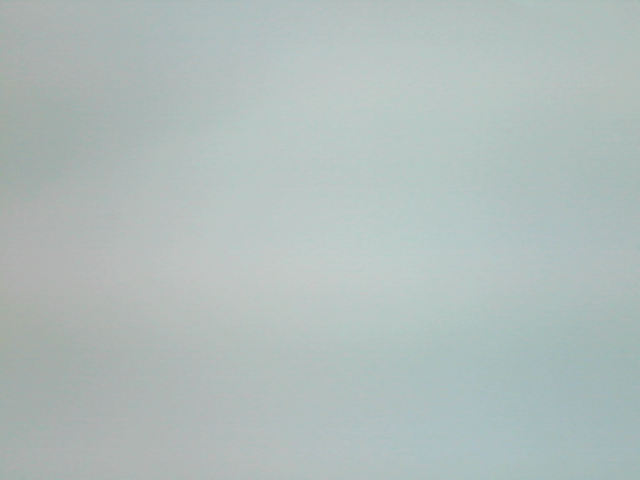
#> input picture versuch 2/weiss/Weiss (0).png, 640 x 480 px; its folder holds only this picture in this run; the run also reads 1 picture not shown here
$ jupyter execute --allow-errors verarbeitung.ipynb
#> lines starting #> are read from the running program, lines starting #| are printed output that depends on the picture
[cell 1]
import cv2
import matplotlib.pyplot as plt
import numpy as np
import glob

#### Bildinformationen plus Einlesung

[cell 2]
# List all image files in the directory
file_list = glob.glob('./weiss/*.png')

# Check if there are any files
if not file_list:
    print("No images found in the specified directory.")
    exit()

# Load images
images = [cv2.imread(file, cv2.IMREAD_GRAYSCALE) for file in file_list]
#> images = 1 item

# Check if any images failed to load
for idx, image in enumerate(images):
    if image is None:
        print(f'Image {idx + 1} could not be loaded: {file_list[idx]}')
#> this loop made 1 pass

# Convert images to float64 for accurate calculations
images = [image.astype(np.float64) for image in images]

# Compute the average pixel-wise value across all images
average_image = np.mean(images, axis=0).astype(np.uint8)
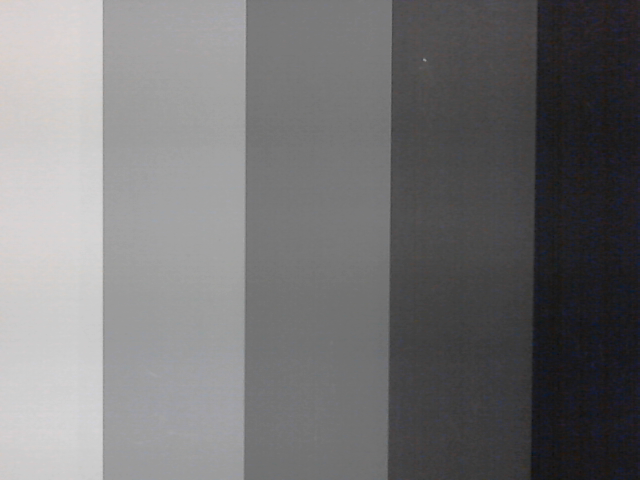
#> input picture versuch 2/grau/Grauwertkeil.png, 640 x 480 px

# Save the resulting average image
cv2.imwrite('./ergebnis/avr_weiss.png', average_image)

plt.imshow(average_image, cmap='gray')
plt.show()

### Color spliter

[cell 3]
def readGrayScales(img):
    white = img[0:450,   0:80]
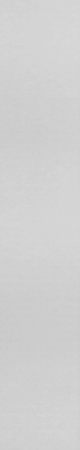
#> white: shape (450, 80); min 199, max 217, mean 208.4
    gray1 = img[0:450, 110:220]
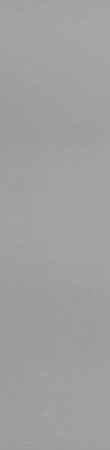
#> gray1: shape (450, 110); min 152, max 169, mean 159.9
    gray2 = img[0:450, 250:380]
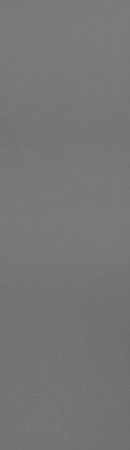
#> gray2: shape (450, 130); min 108, max 126, mean 118.1
    gray3 = img[0:450, 400:520]
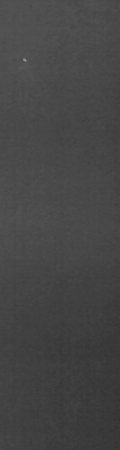
#> gray3: shape (450, 120); min 50, max 152, mean 69.5
    black = img[0:450, 540:630]
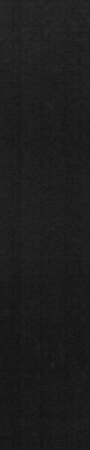
#> black: shape (450, 90); min 16, max 45, mean 29.1
    return (white, gray1, gray2, gray3, black)

[cell 4]
# Pfad zum Grauwertkeilbild
grauwertkeil_pfad = './grau/Grauwertkeil.png'

# Bild laden
grauwertkeil = cv2.imread(grauwertkeil_pfad, cv2.IMREAD_GRAYSCALE)

if grauwertkeil is None:
    raise(f'Das Bild konnte nicht geladen werden: {grauwertkeil_pfad}')

grau_bilder = readGrayScales(grauwertkeil)
#> grau_bilder = 5 items
# Anzahl der Bilder in der Liste
num_images = len(grau_bilder)
#> num_images = 5

fig, axes = plt.subplots(1, num_images, figsize=(15, 5))  # Adjust figsize as needed

for idx, (bild, ax) in enumerate(zip(grau_bilder, axes)):
    ax.imshow(bild, cmap='gray')
    ax.axis('off')
    ax.set_title(f'Bild {idx + 1}')

    # Add label to the image
    ax.text(0.5, -0.05, f'{round(np.mean(bild), 1)}\n{round(np.std(bild), 1)}', transform=ax.transAxes,
            fontsize=10, ha='center', va='center')
#> this loop made 5 passes

plt.show()

#### Aufgabe2: Pixelweiser Mittelwert + Am ende in ein Bild zusammenfügen. Plus korrigiertes Bild

[cell 5]
dateien = glob.glob('./schwarz/*.png')

# Sortieren der Dateien, um sicherzustellen, dass sie in der richtigen Reihenfolge geladen werden
dateien.sort()

# Bilderliste initialisieren
images = []

# Jedes Bild laden und zur Liste hinzufügen
for idx, datei in enumerate(dateien):
    image = cv2.imread(datei, cv2.IMREAD_GRAYSCALE)
    if image is None:
        print(f'Bild {idx+1} konnte nicht geladen werden: {datei}')
        continue
    images.append(image.astype(np.float64))  # Konvertieren zu double

# Pixelweisen Mittelwert über alle Bilder berechnen, um das Dunkelbild zu erhalten
dark_image = np.mean(images, axis=0)
#> dark_image = nan

cv2.imwrite('./ergebnis/avr_schwarzbild.png', dark_image)

# Kontrastmaximierung des Dunkelbildes
min_value = np.min(dark_image)
#> min_value = nan
max_value = np.max(dark_image)
#> max_value = nan
# Calculate contrast-enhanced dark frame
if min_value == max_value:
    # Handle the case where min and max values are the same to avoid division by zero
    kontrastmaximiertes_bild = dark_image.astype(np.uint8)
else:
    kontrastmaximiertes_bild = 255 * (dark_image - min_value) / (max_value - min_value)
#> kontrastmaximiertes_bild = nan
    kontrastmaximiertes_bild = kontrastmaximiertes_bild.astype(np.uint8)
#> kontrastmaximiertes_bild = 0


# Dunkelbild kontrastmaximiert darstellen
plt.figure(figsize=(15, 5))
#> (the rest of this cell did not finish here and is left out)

#### AUfgabe 3: Weißbilder plus Mittelwert deren, Danach minus Darkimage von gerade eben

[cell 6]
# Muster für die Weißbilddateien
weiss_dateien = glob.glob('./weiss/*.png')

# sortieren für richtige reihenfolge
weiss_dateien.sort()

# Liste für die Weißbilder initialisieren
weiss_images = []

# Jedes Weißbild laden und zur Liste hinzufügen
for datei in weiss_dateien:
    image = cv2.imread(datei, cv2.IMREAD_GRAYSCALE)
    if image is None:
        print(f'Datei konnte nicht geladen werden: {datei}')
        continue
    weiss_images.append(image.astype(np.float64))  # Konvertieren in double

# Pixelweisen Mittelwert über alle Weißbilder berechnen
weiss_image_mean = np.mean(weiss_images, axis=0)
# Vom Mittelwertbild das Dunkelbild subtrahieren
weiss_image_corrected = cv2.subtract(weiss_image_mean, dark_image)
#> weiss_image_corrected: shape (480, 640) float64; every value is NaN or infinite

# Das korrigierte Weißbild normieren, so dass sein Mittelwert 1 ist
weiss_image_normalized = weiss_image_corrected / np.mean(weiss_image_corrected)

# Weißbild speichern
cv2.imwrite('./ergebnis/cor_weiss.png', weiss_image_corrected)

# Kontrastmaximierung des Weißbildes
min_value = np.min(weiss_image_corrected)
max_value = np.max(weiss_image_corrected)
kontrastmaximiertes_weissbild = 255 * (weiss_image_corrected - min_value) / (max_value - min_value)
kontrastmaximiertes_weissbild = kontrastmaximiertes_weissbild.astype(np.uint8)

# Weißbild anzeigen
plt.figure(figsize=(15, 5))
plt.imshow(kontrastmaximiertes_weissbild, cmap='gray')
plt.axis('off')
plt.title('Kontrastmaximiertes Weißbild')
plt.show()

[cell 7]
def korrigiere_bild_mit_weissbild(eingabebild_pfad, weissbild_pfad, dunkelbild_pfad, korrigiertes_bild_pfad):
    # Eingabebild, Weißbild und Dunkelbild einlesen
    eingabebild = cv2.imread(eingabebild_pfad, cv2.IMREAD_GRAYSCALE).astype(np.float64)
    weissbild = cv2.imread(weissbild_pfad, cv2.IMREAD_GRAYSCALE).astype(np.float64)
    dunkelbild = cv2.imread(dunkelbild_pfad, cv2.IMREAD_GRAYSCALE).astype(np.float64)

    # Normierung des Weißbildes
    weissbild /= np.mean(weissbild)

    # Korrektur des Eingabebildes
    eingabebild_korrigiert = (eingabebild - dunkelbild) / weissbild

    # Umwandlung in uint8 für die Speicherung
    eingabebild_korrigiert_uint8 = np.clip(eingabebild_korrigiert, 0, 255).astype(np.uint8)

    # Korrigiertes Bild speichern
    cv2.imwrite(korrigiertes_bild_pfad, eingabebild_korrigiert_uint8)

#### Aufgabe 4: Korrigieren des Keils plus Korrigierte Tabelle

[cell 8]
grauwertkeil_pfad = './grau/Grauwertkeil.png'
dunkelbild_pfad = './ergebnis/avr_schwarzbild.png'
weissbild_pfad = './ergebnis/avr_weiss.png'

# Bilder laden
grauwertkeil = cv2.imread(grauwertkeil_pfad, cv2.IMREAD_GRAYSCALE).astype(np.float64)
#> grauwertkeil: shape (480, 640) float64; min 16, max 217, mean 115.8
dunkelbild = cv2.imread(dunkelbild_pfad, cv2.IMREAD_GRAYSCALE).astype(np.float64)
#> dunkelbild = [0, 0, 0, 0]
weissbild = cv2.imread(weissbild_pfad, cv2.IMREAD_GRAYSCALE).astype(np.float64)

# Identifiziere fehlerhafte Pixel im Weißbild (Dead Pixels)
dead_pixels = np.where(weissbild < 10)
#> dead_pixels = (empty array, empty array)

# Identifiziere fehlerhafte Pixel im Dunkelbild (Stuck und Hot Pixels)
stuck_hot_pixels = np.where(dunkelbild > 245)
#> stuck_hot_pixels = (empty array, empty array)

# Erstelle eine Kopie des Grauwertkeils zur Markierung der fehlerhaften Pixel
markiertes_grauwertkeil = grauwertkeil.copy()

# Markiere die fehlerhaften Pixel
for x, y in zip(*dead_pixels):
    markiertes_grauwertkeil[x, y] = 255
#> this loop made 0 passes

for x, y in zip(*stuck_hot_pixels):
    markiertes_grauwertkeil[x, y] = 255

# Zeige das markierte Bild
plt.figure(figsize=(10, 10))
plt.imshow(markiertes_grauwertkeil, cmap='gray')
plt.axis('off')
plt.title('Markierte Dead, Stuck und Hot Pixels')
plt.show()

[cell 9]
# Speichere das korrigierte grauwertkeil
cv2.imwrite('grauwertkeil_pixelkorrigiert.png', grauwertkeil)

# korrigiere den keil mit aufgabe 3
#> (the rest of this cell did not finish here and is left out)

#> in korrigiere_bild_mit_weissbild, `dunkelbild = cv2.imread(dunkelbild_pfad, cv2.IMREAD_GRAYSCALE).astype(..`: dunkelbild = [0, 0, 0, 0]
#> in korrigiere_bild_mit_weissbild, `weissbild /= np.mean(weissbild)`:
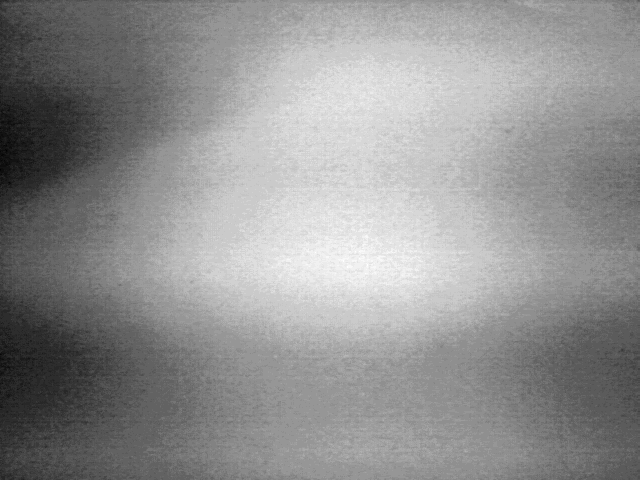
#> weissbild: shape (480, 640) float64; min 0.88, max 1.09, mean 1; drawn with min black and max white

grauwertkeilfinal = cv2.imread('./ergebnis/grauwertkeil_final.png', cv2.IMREAD_GRAYSCALE)

# Zeige das korrigierte grauwertkeil an
plt.figure(figsize=(10, 10))
plt.imshow(grauwertkeilfinal, cmap='gray')
plt.axis('off')
plt.title('Endgültig korrigiertes Grauwertkeil')
plt.show()

[cell 10]
# Pfad zum korrigierten Grauwertkeilbild
korrigiertes_bild_pfad = './ergebnis/grauwertkeil_final.png'

# Bild laden
korrigiertes_bild = cv2.imread(korrigiertes_bild_pfad, cv2.IMREAD_GRAYSCALE)

# Angenommen, wir kennen die Anzahl der Stufen und ihre Position im Bild
anzahl_stufen = 4
stufen_hoehe = korrigiertes_bild.shape[0] // anzahl_stufen
#> stufen_hoehe = 120

# Tabelle für die Ergebnisse erstellen
ergebnisse = np.zeros((anzahl_stufen, 2))  # Spalten für Mittelwert und Standardabweichung
#> ergebnisse = [[0, 0], [0, 0], [0, 0], [0, 0]]

# Jede Stufe analysieren
for i in range(anzahl_stufen):
    stufenbereich = korrigiertes_bild[:, i*stufen_hoehe:(i+1)*stufen_hoehe]
    mittelwert = np.mean(stufenbereich)
    standardabweichung = np.std(stufenbereich)
    ergebnisse[i] = [mittelwert, standardabweichung]

    # Ranges für jede Stufe
    range_start = i * stufen_hoehe
    range_end = (i + 1) * stufen_hoehe - 1

    # Ergebnisse ausgeben
    print(f"Stufe {i+1} (Range: {range_start}-{range_end}): Mittelwert = {mittelwert:.2f}, Standardabweichung = {standardabweichung:.2f}")
#> this loop made 4 passes
#> (mittelwert, standardabweichung) on passes 1 to 4: (198.2, 18.53), (154.5, 3.02), (114.3, 8.12), (80.87, 18.81)
#| Stufe 1 (Range: 0-119): Mittelwert = 198.18, Standardabweichung = 18.53
#| Stufe 2 (Range: 120-239): Mittelwert = 154.49, Standardabweichung = 3.02
#| Stufe 3 (Range: 240-359): Mittelwert = 114.34, Standardabweichung = 8.12
#| Stufe 4 (Range: 360-479): Mittelwert = 80.87, Standardabweichung = 18.81
#> pass 1, `stufenbereich = korrigiertes_bild[:, i*stufen_hoehe:(i+1)*stufen_hoehe]`:
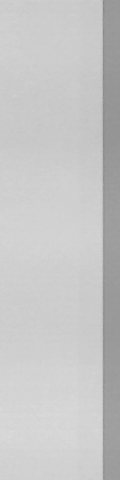
#> stufenbereich: shape (480, 120); min 135, max 218, mean 198.2
#> pass 3, `stufenbereich = korrigiertes_bild[:, i*stufen_hoehe:(i+1)*stufen_hoehe]`:
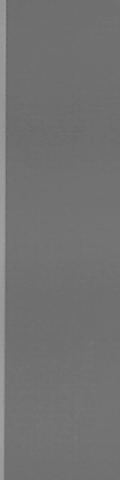
#> stufenbereich: shape (480, 120); min 98, max 163, mean 114.3
#> after the loop:
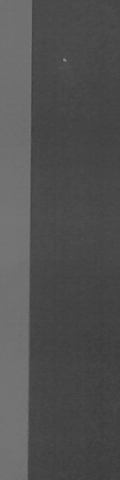
#> stufenbereich: shape (480, 120); min 59, max 142, mean 80.9
#> after the loop, ergebnisse = [[198.2, 18.53], [154.5, 3.02], [114.3, 8.12], [80.87, 18.81]]
